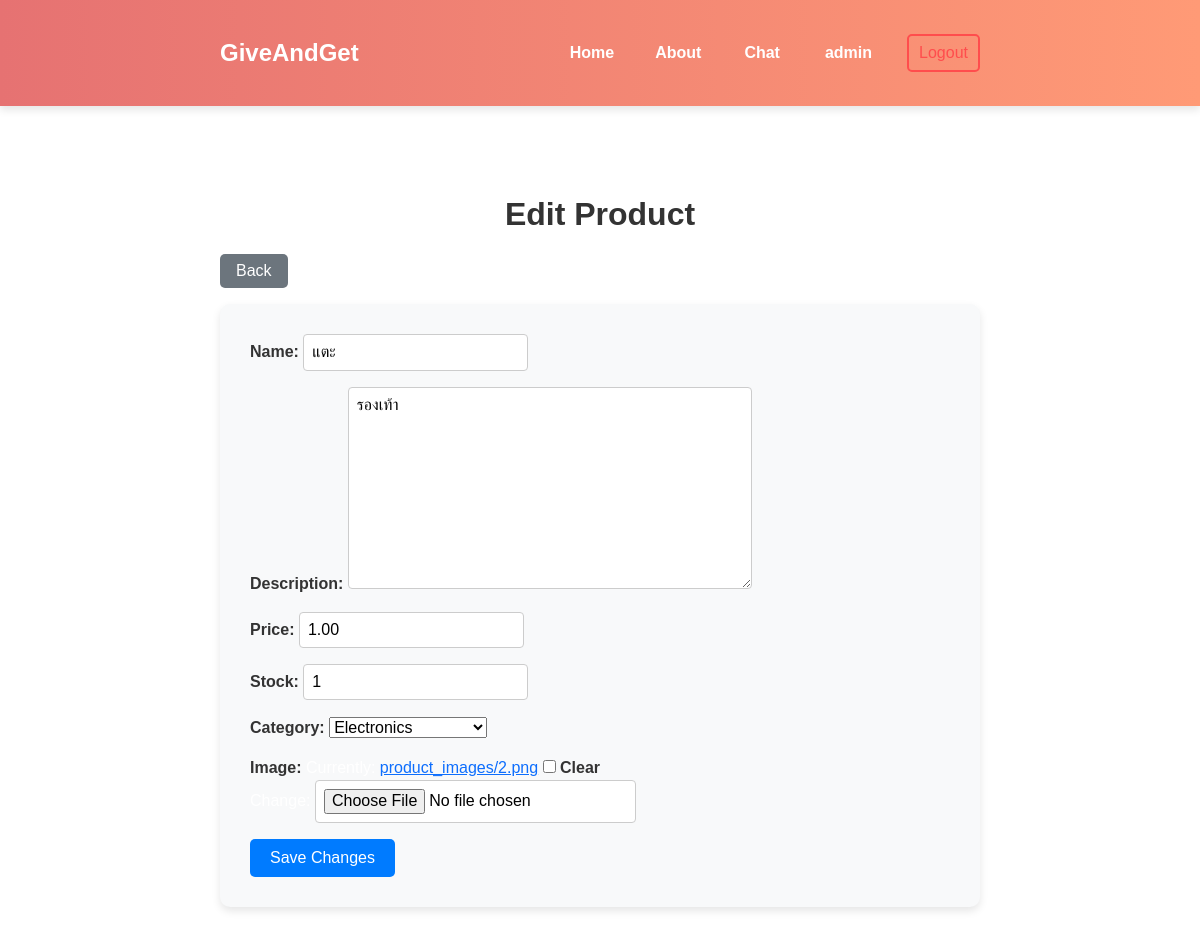
The app's page /products/edit/11/ (signed in) with its own data.
### users_app/models.py (models this page shows, shortened)
class GGUser(AbstractUser):
    profile_picture = models.ImageField(
        default='profile_pics/default.png',
        upload_to='profile_pics/',
        null=True,
        blank=True
    )
    user_id = models.PositiveIntegerField(unique=True, editable=False)
    first_name = models.CharField(max_length=50, blank=True)  # ชื่อ
    last_name = models.CharField(max_length=50, blank=True)   # นามสกุล
    birth_date = models.DateField(null=True, blank=True)      # วันเกิด
    phone_number = models.CharField(max_length=15, blank=True)  # เบอร์โทร
    occupation = models.CharField(max_length=100, blank=True)  # อาชีพ
    status_choices = [
        ('online', 'Online'),
        ('busy', 'Busy'),
        ('afk', 'AFK'),
        ('offline', 'Offline'),
    ]
    status = models.CharField(max_length=10, choices=status_choices, default='offline')
    last_login = models.DateTimeField(auto_now=True)
    is_ban = models.BooleanField(default=False)
    ban_reason = models.TextField(null=True, blank=True)
    ban_end_date = models.DateTimeField(null=True, blank=True)

### products/models.py (models this page shows, shortened)
class Product(models.Model):
    name = models.CharField(max_length=255)
    description = models.TextField(blank=True, null=True)
    price = models.DecimalField(max_digits=10, decimal_places=2)
    stock = models.PositiveIntegerField()
    category = models.CharField(max_length=100, blank=True, null=True)  # เพิ่มหมวดหมู่
    image = models.ImageField(upload_to='product_images/', blank=True, null=True)
    created_at = models.DateTimeField(auto_now_add=True)
    updated_at = models.DateTimeField(auto_now=True)
    user = models.ForeignKey(settings.AUTH_USER_MODEL, on_delete=models.CASCADE, default=1)

### products/views.py (the view)
# urls.py: path('edit/<int:product_id>/', product_views.edit_product, name='edit_product'),
@login_required
def edit_product(request, product_id):
    product = get_object_or_404(Product, id=product_id, user=request.user)  # ตรวจสอบว่าเป็นสินค้าของผู้ใช้
    old_image = product.image  # เก็บไฟล์รูปภาพเดิมไว้
    if request.method == 'POST':
        form = ProductForm(request.POST, request.FILES, instance=product)
        if form.is_valid():
            if 'image' in request.FILES:
                if old_image and os.path.isfile(old_image.path):  # ถ้ามีไฟล์เก่าและไฟล์นั้นมีอยู่จริง
                    os.remove(old_image.path)  # ลบไฟล์เก่า
            form.save()  # บันทึกข้อมูลใหม่
            return redirect('product_list')
    else:
        form = ProductForm(instance=product)
    return render(request, 'products/add_product.html', {'form': form, 'is_edit': True})

### products/forms.py (shortened to what this page needs)
class ProductForm(forms.ModelForm):
    CATEGORY_CHOICES = [
        ('electronics', 'Electronics'),
        ('books', 'Books'),
        ('clothing&fashion', 'Clothing & Fashion'),
        ('home&living', 'Home & Living'),
        ('tools&equipment', 'Tools & Equipment'),
        ('collectibles', 'Collectibles'),
        ('health&beauty', 'Health & Beauty'),
        ('other', 'Other'),
    ]
    category = forms.ChoiceField(choices=CATEGORY_CHOICES, required=False)
    class Meta:
        model = Product
        fields = ['name', 'description', 'price', 'stock', 'category', 'image']

### products/templates/products/add_product.html (shortened to what this page needs)
{% extends 'main_app/components/base.html' %}
{% load static %}
{% block content %}
<link rel="stylesheet" href="{% static 'products/add_product.css' %}">
<div class="container mt-5">
    {% if is_edit %}
    <h1 class="form-title">Edit Product</h1>
    {% else %}
    <h1 class="form-title">Add Product</h1>
    {% endif %}
    <div class="mb-3">
        <button class="back-button" onclick="goBack()">Back</button>
    </div>
    <form method="post" enctype="multipart/form-data" class="add-product-form">
        {{ form.as_p }}
        <button type="submit" class="submit-button">
            {% if is_edit %}Save Changes{% else %}Add Product{% endif %}
        </button>
    </form>
</div>
{% endblock %}

### main_app/templates/main_app/components/navbar.html (shortened to what this page needs)
{% load static %}
<nav class="navbar navbar-expand-lg navbar-dark ">
    <div class="container">
        <a class="navbar-brand" href="{% url 'home' %}">GiveAndGet</a>
        <div class="collapse navbar-collapse" id="navbarNav">
            <ul class="navbar-nav ms-auto">
                <li class="nav-item">
                    <a class="nav-link home-link" href="{% url 'home' %}">Home</a>
                </li>
                <li class="nav-item">
                    <a class="nav-link about-link" href="{% url 'about' %}">About</a>
                </li>
                {% if user.is_authenticated %}
                <li class="nav-item">
                    <form action="{% url 'chat_room' room_name=user.username %}" method="get">
                        <button class="btn btn-outline-light" type="submit">Chat</button>
                    </form>
                </li>
                <li class="nav-item">
                    <form action="{% url 'dashboard' %}" method="get">
                        <button class="btn btn-outline-light" type="submit">{{ user.username }}</button>
                    </form>
                </li>
                <li class="nav-item">
                    <form action="{% url 'logout' %}" method="post">
                        <button class="btn btn-outline-danger" type="submit">Logout</button>
                    </form>
                </li>
                {% else %}
                <a href="{% url 'login' %}" class="btn btn-outline-light">Login</a>
                {% endif %}
            </ul>
        </div>
    </div>
</nav>

### main_app/static/main_app/main.css (style rules this page uses)
body { background-color: rgb(255, 255, 255); color: rgb(255, 255, 255); font-family: Arial, sans-serif; margin: 0; padding: 0; }
.navbar { display: flex; justify-content: space-between; align-items: center; padding: 10px 20px; background: linear-gradient(90deg, #e67272, #ff9a76); box-shadow: 0 4px 8px rgba(0, 0, 0, 0.1); }
.navbar-brand { color: #fff; font-weight: bold; font-size: 1.5rem; text-decoration: none; }
.nav-link { margin-right: 10px; text-decoration: none; color: #fff; font-weight: bold; transition: color 0.3s ease, text-shadow 0.3s ease; }
.navbar-nav { display: flex; align-items: center; justify-content: center; gap: 15px; }
.navbar-nav.ms-auto { margin-left: auto; }
.navbar-nav .nav-item { margin-left: 10px; }
.navbar-nav .btn { border-radius: 5px; padding: 5px 10px; }
.navbar-collapse { transition: all 0.3s ease-in-out; }
.home-link, .about-link { margin-right: 0; display: flex; justify-content: flex-end; text-align: right; }
.btn { background-color: transparent; border: 2px solid #f01d1d; color: #000000; border-radius: 20px; padding: 5px 15px; margin-left: 10px; transition: all 0.3s ease; }
.btn-outline-light { margin: auto; background-color: transparent; border: none; color: #ffffff; font-size: 16px; font-weight: bold; text-decoration: none; padding: 0; cursor: pointer; transition: color 0.3s ease, background-color 0.3s ease; }
.btn-outline-danger { margin: auto; border: 2px solid #ff4d4d; color: #ff4d4d; border-radius: 20px; padding: 5px 15px; }
button { padding: 10px 20px; background-color: #333; color: white; border: none; cursor: pointer; }

### products/static/products/add_product.css (style rules this page uses)
.container { max-width: 800px; margin: 0 auto; padding: 20px; }
.form-title { font-size: 2rem; font-weight: 700; color: #333; text-align: center; margin-bottom: 20px; }
.back-button { background-color: #6c757d; color: white; border: none; padding: 8px 16px; border-radius: 5px; cursor: pointer; }
.add-product-form { background-color: #f8f9fa; border-radius: 10px; padding: 30px; box-shadow: 0 4px 8px rgba(0, 0, 0, 0.1); }
.submit-button { background-color: #007bff; color: white; border: none; padding: 10px 20px; border-radius: 5px; cursor: pointer; }
label { color: #333; font-weight: bold; }
input, textarea { background-color: #fff; color: #000; border: 1px solid #ccc; padding: 8px; border-radius: 4px; }

### records on screen
GGUser: username "admin"
Product: name "แตะ", description "รองเท้า", price "1.00", stock "1", category "Electronics"
